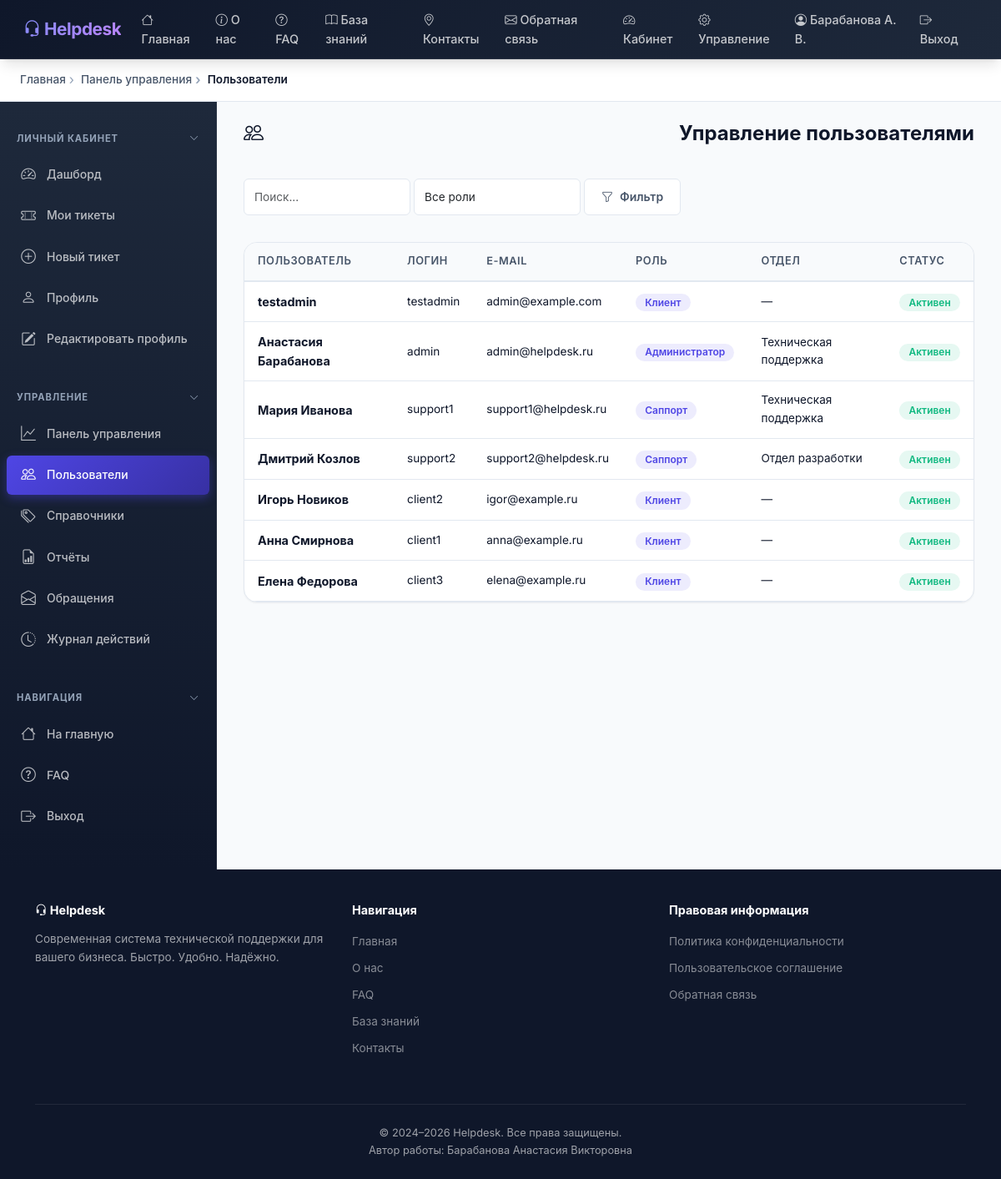
Page /admin-panel/users/ (signed in) on the earlier database version.
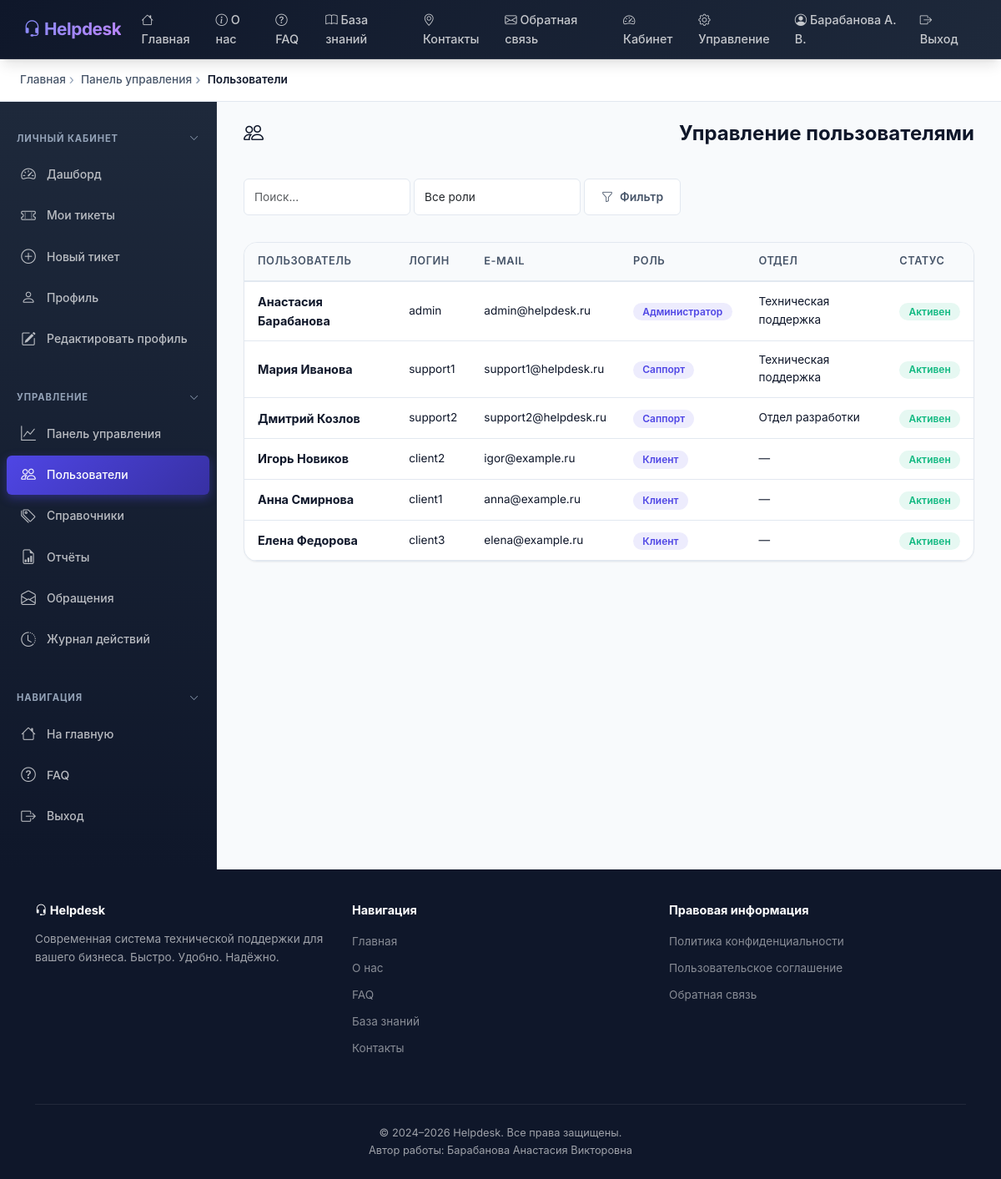
Same page on the later database version.
### helpdesk/models.py (models this page shows, shortened)
class User(AbstractUser):
    class Role(models.TextChoices):
        CLIENT = 'CLIENT', 'Клиент'
        SUPPORT = 'SUPPORT', 'Саппорт'
        ADMIN = 'ADMIN', 'Администратор'
    role = models.CharField(
        max_length=10,
        choices=Role.choices,
        default=Role.CLIENT,
        verbose_name='Роль',
        help_text='Роль определяет уровень доступа пользователя в системе.',
    )
    patronymic = models.CharField(
        max_length=150,
        blank=True,
        default='',
        verbose_name='Отчество',
    )
    phone = models.CharField(
        max_length=20,
        blank=True,
        default='',
        verbose_name='Телефон',
        help_text='Контактный номер телефона.',
    )
    department = models.ForeignKey(
        Department,
        on_delete=models.SET_NULL,
        null=True,
        blank=True,
        related_name='employees',
        verbose_name='Отдел',
        help_text='Отдел, к которому прикреплён сотрудник.',
    )
    avatar = models.ImageField(
        upload_to='avatars/%Y/%m/',
        blank=True,
        null=True,
        verbose_name='Аватар',
        help_text='Фотография профиля пользователя.',
    )
    bio = models.TextField(
        blank=True,
        default='',
        verbose_name='О себе',
        help_text='Краткая информация о пользователе.',
    )
    class Meta:
        verbose_name = 'Пользователь'
        verbose_name_plural = 'Пользователи'
        ordering = ['last_name', 'first_name']
    @property
    def short_name(self) -> str:
        parts = [self.last_name]
        if self.first_name:
            parts.append(f'{self.first_name[0]}.')
        if self.patronymic:
            parts.append(f'{self.patronymic[0]}.')
        return ' '.join(parts).strip() or self.username
    @property
    def is_client(self) -> bool:
        return self.role == self.Role.CLIENT

class Department(models.Model):
    name = models.CharField(
        max_length=150,
        unique=True,
        verbose_name='Название отдела',
        help_text='Полное название отдела или подразделения.',
    )
    description = models.TextField(
        blank=True,
        default='',
        verbose_name='Описание',
        help_text='Краткое описание задач и зоны ответственности отдела.',
    )
    email = models.EmailField(
        blank=True,
        default='',
        verbose_name='Контактный e-mail',
        help_text='Общий почтовый адрес отдела.',
    )
    is_active = models.BooleanField(
        default=True,
        verbose_name='Активен',
        help_text='Снимите флаг, чтобы скрыть отдел из выбора.',
    )
    created_at = models.DateTimeField(
        auto_now_add=True,
        verbose_name='Дата создания',
    )
    class Meta:
        verbose_name = 'Отдел'
        verbose_name_plural = 'Отделы'
        ordering = ['name']
    def __str__(self) -> str:
        return self.name

### helpdesk/views.py (the view)
    def wrapper(request, *args, **kwargs):
        if not request.user.is_authenticated:
            return redirect('login')
        if request.user.is_client:
            messages.error(request, 'У вас нет доступа к этому разделу.')
            return redirect('dashboard')
        return view_func(request, *args, **kwargs)

### templates/admin_panel/user_list.html (shortened to what this page needs)
{% extends 'base.html' %}
{% load helpdesk_tags %}
{% block content %}
<div class="layout-wrapper">
    {% include 'includes/sidebar.html' %}
    <div class="main-content fade-in">
        <h1 class="page-title"><i class="bi bi-people"></i> Управление пользователями</h1>
        <div class="filter-bar">
            <form method="get" class="d-flex gap-1 flex-wrap" style="width:100%;">
                <input type="text" name="q" value="{{ query }}" class="form-control" placeholder="Поиск...">
                <select name="role" class="form-select">
                    <option value="">Все роли</option>
                </select>
                <button type="submit" class="btn-helpdesk btn-secondary-helpdesk">
                    <i class="bi bi-funnel"></i> Фильтр
                </button>
            </form>
        </div>
        <div class="card-helpdesk">
            <div class="card-body" style="padding:0; overflow-x: auto;">
                <table class="table-helpdesk">
                    <thead>
                        <tr>
                            <th>Пользователь</th>
                            <th>Логин</th>
                            <th>E-mail</th>
                            <th>Роль</th>
                            <th>Отдел</th>
                            <th>Статус</th>
                        </tr>
                    </thead>
                    <tbody>
                        {% for u in users %}
                        <tr>
                            <td><strong>{{ u.get_full_name|default:u.username }}</strong></td>
                            <td style="font-size:0.85rem;">{{ u.username }}</td>
                            <td style="font-size:0.85rem;">{{ u.email|default:"—" }}</td>
                            <td>
                                <span class="badge-status" style="background: rgba(79,70,229,0.1); color: var(--primary);">
                                    {{ u.role|role_display }}
                                </span>
                            </td>
                            <td style="font-size:0.85rem;">{{ u.department|default:"—" }}</td>
                            <td>
                                {% if u.is_active %}
                                <span class="badge-status" style="background: rgba(16,185,129,0.1); color: var(--success);">Активен</span>
                                {% else %}
                                <span class="badge-status" style="background: rgba(239,68,68,0.1); color: var(--danger);">Заблокирован</span>
                                {% endif %}
                            </td>
                        </tr>
                        {% endfor %}
                    </tbody>
                </table>
            </div>
        </div>
    </div>
</div>
{% endblock %}

### templates/base.html (shortened to what this page needs)
{% load static %}
{% load helpdesk_tags %}
<!DOCTYPE html>
<html lang="ru">
<head>
    <link href="https://cdn.jsdelivr.net/npm/bootstrap@5.3.2/dist/css/bootstrap.min.css" rel="stylesheet">
    <link rel="stylesheet" href="https://cdn.jsdelivr.net/npm/bootstrap-icons@1.11.3/font/bootstrap-icons.min.css">
    <link rel="stylesheet" href="{% static 'css/style.css' %}">
</head>
<body>
    <nav class="navbar navbar-expand-lg navbar-helpdesk">
        <div class="container-fluid">
            <a class="navbar-brand" href="{% url 'home' %}">
                <i class="bi bi-headset"></i> Helpdesk
            </a>
            <div class="collapse navbar-collapse" id="navbarMain">
                <ul class="navbar-nav me-auto">
                    <li class="nav-item">
                        <a class="nav-link {% active_link request 'home' %}" href="{% url 'home' %}">
                            <i class="bi bi-house"></i> Главная
                        </a>
                    </li>
                    <li class="nav-item">
                        <a class="nav-link {% active_link request 'about' %}" href="{% url 'about' %}">
                            <i class="bi bi-info-circle"></i> О нас
                        </a>
                    </li>
                    <li class="nav-item">
                        <a class="nav-link {% active_link request 'faq' %}" href="{% url 'faq' %}">
                            <i class="bi bi-question-circle"></i> FAQ
                        </a>
                    </li>
                    <li class="nav-item">
                        <a class="nav-link {% active_link request 'knowledge_base' %}" href="{% url 'knowledge_base' %}">
                            <i class="bi bi-book"></i> База знаний
                        </a>
                    </li>
                    <li class="nav-item">
                        <a class="nav-link {% active_link request 'contacts' %}" href="{% url 'contacts' %}">
                            <i class="bi bi-geo-alt"></i> Контакты
                        </a>
                    </li>
                    <li class="nav-item">
                        <a class="nav-link {% active_link request 'feedback' %}" href="{% url 'feedback' %}">
                            <i class="bi bi-envelope"></i> Обратная связь
                        </a>
                    </li>
                </ul>
                <ul class="navbar-nav">
                    {% if user.is_authenticated %}
                        <li class="nav-item">
                            <a class="nav-link" href="{% url 'dashboard' %}">
                                <i class="bi bi-speedometer2"></i> Кабинет
                            </a>
                        </li>
                        {% if not user.is_client %}
                        <li class="nav-item">
                            <a class="nav-link" href="{% url 'admin_dashboard' %}">
                                <i class="bi bi-gear"></i> Управление
                            </a>
                        </li>
                        {% endif %}
                        <li class="nav-item">
                            <a class="nav-link" href="{% url 'profile' %}">
                                <i class="bi bi-person-circle"></i> {{ user.short_name }}
                            </a>
                        </li>
                        <li class="nav-item">
                            <a class="nav-link" href="{% url 'logout' %}">
                                <i class="bi bi-box-arrow-right"></i> Выход
                            </a>
                        </li>
                    {% endif %}
                </ul>
            </div>
        </div>
    </nav>
    {% if breadcrumbs %}
    <div class="breadcrumb-wrapper">
        <div class="container-fluid px-4">
            <ul class="breadcrumb-helpdesk">
                {% for label, url in breadcrumbs %}
                    <li>
                        {% if url %}
                            <a href="{{ url }}">{{ label }}</a>
                        {% else %}
                            {{ label }}
                        {% endif %}
                    </li>
                {% endfor %}
            </ul>
        </div>
    </div>
    {% endif %}
    {% block content %}{% endblock %}
    <footer class="footer-helpdesk">
        <div class="container">
            <div class="row">
                <div class="col-md-4 mb-3">
                    <h5><i class="bi bi-headset"></i> Helpdesk</h5>
                    <p style="font-size: 0.85rem;">
                        Современная система технической поддержки для вашего бизнеса.
                        Быстро. Удобно. Надёжно.
                    </p>
                </div>
                <div class="col-md-4 mb-3">
                    <h5>Навигация</h5>
                    <ul class="footer-links">
                        <li><a href="{% url 'home' %}">Главная</a></li>
                        <li><a href="{% url 'about' %}">О нас</a></li>
                        <li><a href="{% url 'faq' %}">FAQ</a></li>
                        <li><a href="{% url 'knowledge_base' %}">База знаний</a></li>
                        <li><a href="{% url 'contacts' %}">Контакты</a></li>
                    </ul>
                </div>
                <div class="col-md-4 mb-3">
                    <h5>Правовая информация</h5>
                    <ul class="footer-links">
                        <li><a href="{% url 'privacy_policy' %}">Политика конфиденциальности</a></li>
                        <li><a href="{% url 'terms' %}">Пользовательское соглашение</a></li>
                        <li><a href="{% url 'feedback' %}">Обратная связь</a></li>
                    </ul>
                </div>
            </div>
            <div class="footer-bottom">
                &copy; 2024–2026 Helpdesk. Все права защищены.<br>
                Автор работы: Барабанова Анастасия Викторовна
            </div>
        </div>
    </footer>
</body>
</html>

Differences in the rows shown:
removed User: get_full_name "testadmin", username "testadmin", email "admin@example.com", role|role_display "Клиент", department "—", is_active "Активен"
